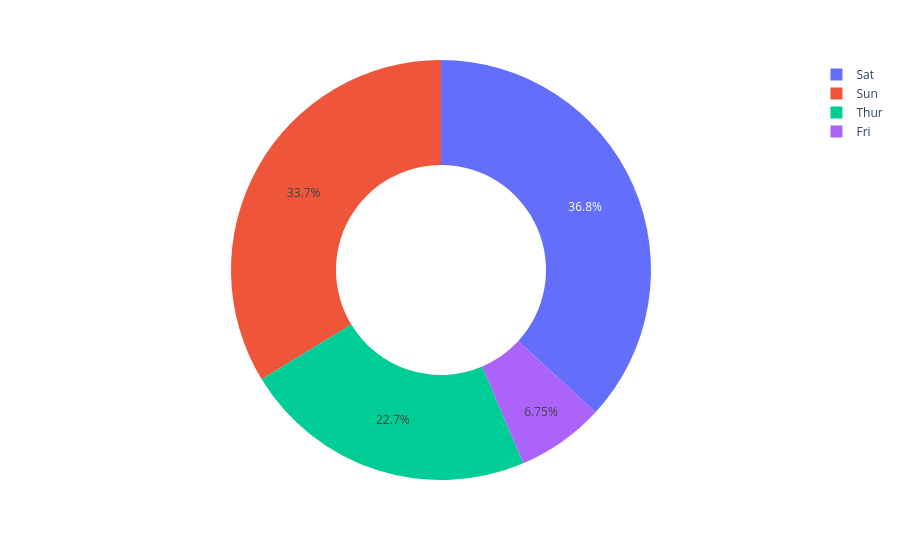

Notebook code cell kept with this figure:
### Code cell
fig = px.pie(df, names = 'day'  ,values= 'total_bill',hole = 0.5)
fig

### Figure 1 — Plotly figure (JSON) as saved in the notebook; plotly's stock layout.template omitted (floating-point values rounded to 4 significant figures; data arrays with more than 128 entries replaced by an {"elided": "..."} marker saying what was removed)
{"data": [{"domain": {"x": [0, 1], "y": [0, 1]}, "hole": 0.5, "hovertemplate": "day=%{label}<br>total_bill=%{value}<extra></extra>", "labels": {"elided": "244 str values"}, "legendgroup": "", "name": "", "showlegend": true, "type": "pie", "values": {"elided": "244 float values"}}], "layout": {"legend": {"tracegroupgap": 0}, "margin": {"t": 60}}}
